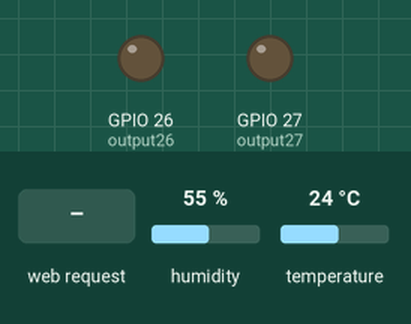
Bench run of a sketch on a simulated ESP32. Shown: output pins drawn as LEDs (lit = HIGH). The inputs (shaded band) are chosen by the test bench; at power-on: humidity 55 %, temperature 24 °C. WiFi joins after 1.5 s; servers stay silent unless stated; what the sketch prints to the serial monitor is not drawn.

Above: at 2.7 s.
2.8 s: HTTP request GET /26/off received
At 3.4 s:
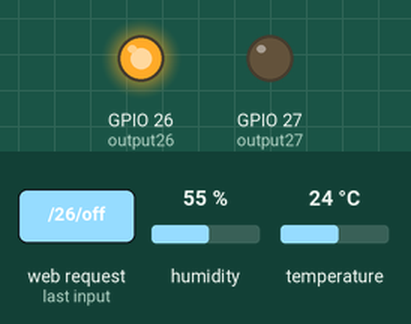
4.3 s: HTTP request GET /27/off received
At 5.5 s:
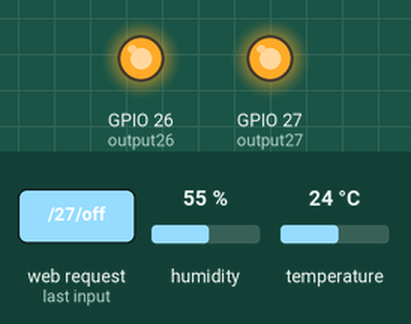
5.8 s: HTTP request GET /26/on received
At 6.9 s:
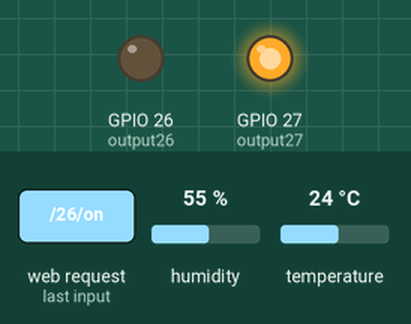
Timing chart, 0 to 8.8 s (numbered marks = the images above; inputs shaded):
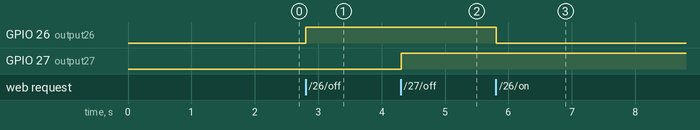

Measured:
- after the input at 2.8 s, GPIO 26 (output26): LOW → HIGH at once
- after the input at 4.3 s, GPIO 27 (output27): LOW → HIGH at once
- after the input at 5.8 s, GPIO 26 (output26): HIGH → LOW at once

The sketch:

webseerver_iot.ino
```cpp
#include <WiFi.h>

#include <Adafruit_Sensor.h>
#include <DHT.h>

// Replace with your network credentials
const char* ssid = "hcn sar 03212323255";
const char* password = "humayunsj789";

// Set web server port number to 80
WiFiServer server(80);


#define DHTPIN 5     // Digital pin connected to the DHT sensor

// Uncomment the type of sensor in use:
#define DHTTYPE    DHT11     // DHT 11
//#define DHTTYPE    DHT11     // DHT 22 (AM2302)
//#define DHTTYPE    DHT21     // DHT 21 (AM2301)

DHT dht(DHTPIN, DHTTYPE);

float temperature =0;
float humidity =0;
// Variable to store the HTTP request
String header;

// Auxiliar variables to store the current output state
String output26State = "off";
String output27State = "off";
String output28State = "off";

// Assign output variables to GPIO pins
const int output26 = 26;
const int output27 = 27;
const int output28 = 28;


// Current time
unsigned long currentTime = millis();
// Previous time
unsigned long previousTime = 0;
// Define timeout time in milliseconds (example: 2000ms = 2s)
const long timeoutTime = 2000;
String readDHTTemperature() {
  // Sensor readings may also be up to 2 seconds 'old' (its a very slow sensor)
  // Read temperature as Celsius (the default)
  float t = dht.readTemperature();
  // Read temperature as Fahrenheit (isFahrenheit = true)
  //float t = dht.readTemperature(true);
  // Check if any reads failed and exit early (to try again).
  if (isnan(t)) {
    Serial.println("Failed to read from DHT sensor!");
    return "--";
  }
  else {
    Serial.println(t);
    return String(t);
  }
}

String readDHTHumidity() {
  // Sensor readings may also be up to 2 seconds 'old' (its a very slow sensor)
  float h = dht.readHumidity();
  if (isnan(h)) {
    Serial.println("Failed to read from DHT sensor!");
    return "--";
  }
  else {
    Serial.println(h);
    return String(h);
  }
}

void setup() {
  Serial.begin(115200);
  // Initialize the output variables as outputs
  digitalWrite(output26, LOW);
  digitalWrite(output27, LOW);
  pinMode(output26, OUTPUT);
  pinMode(output27, OUTPUT);


  // Connect to Wi-Fi network with SSID and password
  Serial.print("Connecting to ");
  Serial.println(ssid);
  WiFi.begin(ssid, password);
  while (WiFi.status() != WL_CONNECTED) {
    delay(500);
    Serial.print(".");
  }
  // Print local IP address and start web server
  Serial.println("");
  Serial.println("WiFi connected.");
  Serial.println("IP address: ");
  Serial.println(WiFi.localIP());
  server.begin();
}

void loop(){
  temperature =dht.readTemperature();
  humidity=dht.readHumidity();
  WiFiClient client = server.available();   // Listen for incoming clients

  if (client) {                             // If a new client connects,
    currentTime = millis();
    previousTime = currentTime;
    Serial.println("New Client.");          // print a message out in the serial port
    String currentLine = "";                // make a String to hold incoming data from the client
    while (client.connected() && currentTime - previousTime <= timeoutTime) {  // loop while the client's connected
      currentTime = millis();
      if (client.available()) {             // if there's bytes to read from the client,
        char c = client.read();             // read a byte, then
        Serial.write(c);                    // print it out the serial monitor
        header += c;
        if (c == '\n') {                    // if the byte is a newline character
          // if the current line is blank, you got two newline characters in a row.
          // that's the end of the client HTTP request, so send a response:
          if (currentLine.length() == 0) {
            // HTTP headers always start with a response code (e.g. HTTP/1.1 200 OK)
            // and a content-type so the client knows what's coming, then a blank line:
            client.println("HTTP/1.1 200 OK");
            client.println("Content-type:text/html");
            client.println("Connection: close");
            client.println();

            // turns the GPIOs on and off
            if (header.indexOf("GET /26/on") >= 0) {
              Serial.println("Door opening on");
              output26State = "on";
              digitalWrite(output26, LOW);
            } else if (header.indexOf("GET /26/off") >= 0) {
              Serial.println("Door opening off");
              output26State = "off";
              digitalWrite(output26, HIGH);
            } else if (header.indexOf("GET /27/on") >= 0) {
              Serial.println("Door closing on");
              output27State = "on";
              digitalWrite(output27, LOW);
            } else if (header.indexOf("GET /27/off") >= 0) {
              Serial.println("Door closing off");
              output27State = "off";
              digitalWrite(output27, HIGH);
            }
            else if (header.indexOf("GET /28/on") >= 0) {
              Serial.println("Valve on");
              output28State = "on";
              digitalWrite(output28, LOW);
            } else if (header.indexOf("GET /28/off") >= 0) {
              Serial.println("Valve  off");
              output28State = "off";
              digitalWrite(output28, HIGH);
            }

            // Display the HTML web page
            client.println("<!DOCTYPE html><html>");
            client.println("<head><meta name=\"viewport\" content=\"width=device-width, initial-scale=1\">");
            client.println("<link rel=\"icon\" href=\"data:,\">");
            // CSS to style the on/off buttons
            // Feel free to change the background-color and font-size attributes to fit your preferences
            client.println("<style>html { font-family: Helvetica; display: inline-block; margin: 0px auto; text-align: center;}");
            client.println(".button { background-color: #4CAF50; border: none; color: white; padding: 16px 40px;");
            client.println("text-decoration: none; font-size: 30px; margin: 2px; cursor: pointer;}");
            client.println(".button2 {background-color: #555555;}</style></head>");

            // Web Page Heading
            client.println("<body><h1>Mankaran's Garage</h1>");
             client.println("<h3> TEMPERATURE  " + String(temperature) + String("'C")+ "</h3>");
             client.println("<h3> HUMIDITY     " + String(humidity) + String("%")+ "</h3>");

            // Display current state, and ON/OFF buttons for GPIO 26
            client.println("<p>Door opening - State " + output26State + "</p>");
            // If the output26State is off, it displays the ON button
            if (output26State=="off") {
              client.println("<p><a href=\"/26/on\"><button class=\"button\">ON</button></a></p>");
            } else {
              client.println("<p><a href=\"/26/off\"><button class=\"button button2\">OFF</button></a></p>");
            }

            // Display current state, and ON/OFF buttons for GPIO 27
            client.println("<p>Door closing - State " + output27State + "</p>");
            // If the output27State is off, it displays the ON button
            if (output27State=="off") {
              client.println("<p><a href=\"/27/on\"><button class=\"button\">ON</button></a></p>");
            } else {
              client.println("<p><a href=\"/27/off\"><button class=\"button button2\">OFF</button></a></p>");
            }

             client.println("<p>VALVE - State " + output28State + "</p>");
            // If the output26State is off, it displays the ON button
            if (output28State=="off") {
              client.println("<p><a href=\"/28/on\"><button class=\"button\">ON</button></a></p>");
            } else {
              client.println("<p><a href=\"/28/off\"><button class=\"button button2\">OFF</button></a></p>");
            }
            client.println("</body></html>");

            // The HTTP response ends with another blank line
            client.println();
            // Break out of the while loop
            break;
          } else { // if you got a newline, then clear currentLine
            currentLine = "";
          }
        } else if (c != '\r') {  // if you got anything else but a carriage return character,
          currentLine += c;      // add it to the end of the currentLine
        }
      }
    }
    // Clear the header variable
    header = "";
    // Close the connection
    client.stop();
    Serial.println("Client disconnected.");
    Serial.println("");
  }
}
```
